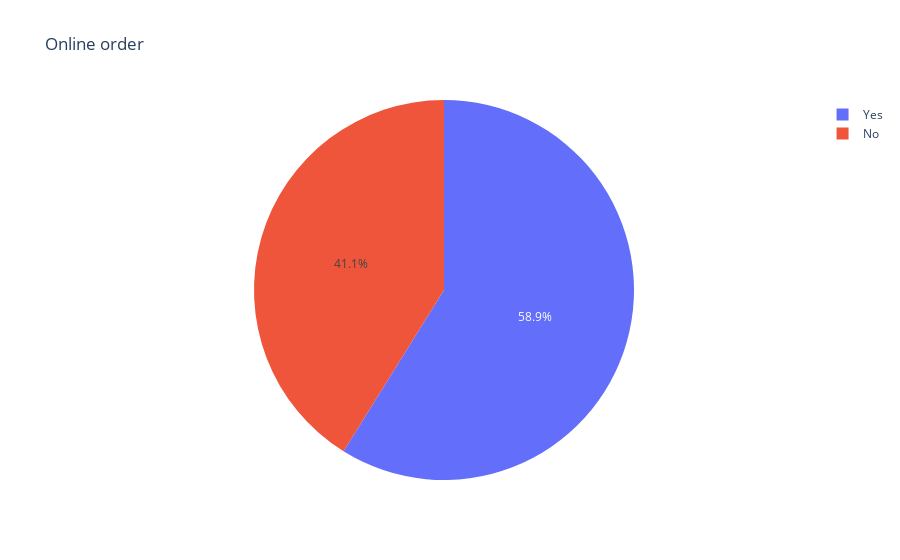

The code cell stored with this chart in its notebook:
### Markdown cell above
So let's check the distribution of online delivery service by the restaurants.

### Code cell
fig = px.pie(df, names='online_order', title='Online order')
fig.show()

### Figure 1 — Plotly figure (JSON) as saved in the notebook; plotly's stock layout.template omitted (floating-point values rounded to 4 significant figures; data arrays with more than 128 entries replaced by an {"elided": "..."} marker saying what was removed)
{"data": [{"domain": {"x": [0, 1], "y": [0, 1]}, "hovertemplate": "online_order=%{label}<extra></extra>", "labels": {"elided": "51717 str values"}, "legendgroup": "", "name": "", "showlegend": true, "type": "pie"}], "layout": {"legend": {"tracegroupgap": 0}, "title": {"text": "Online order"}}}
